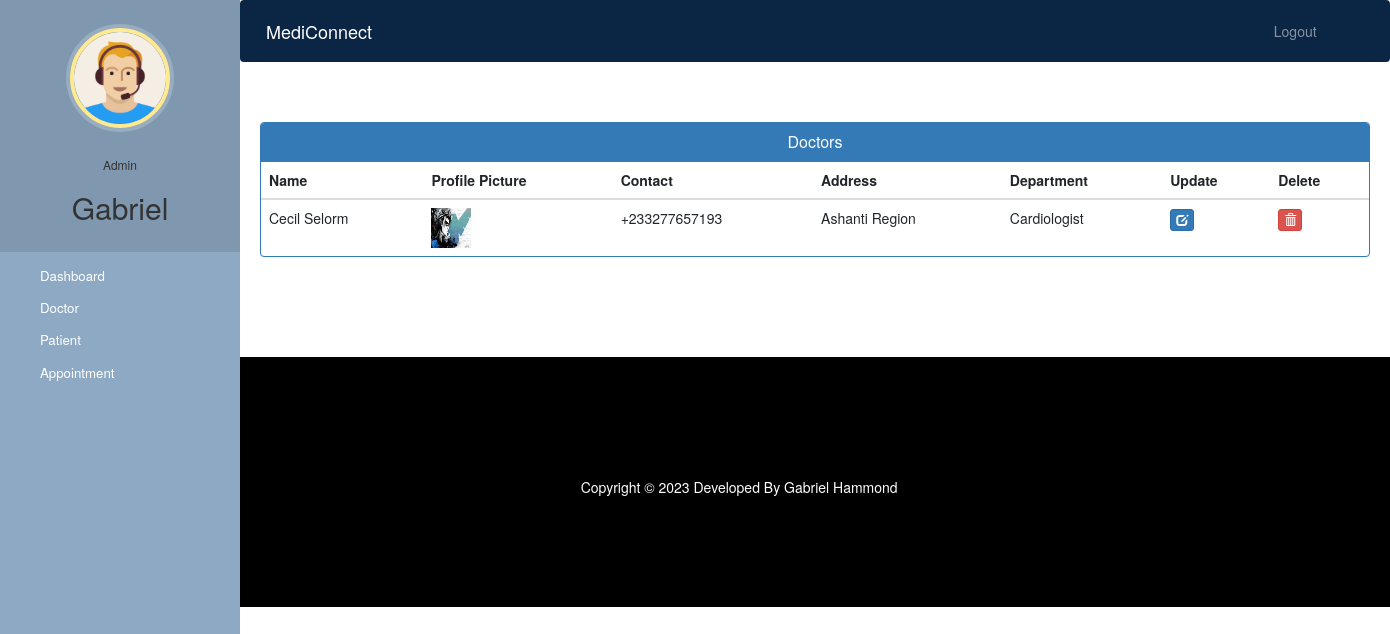
The app's page /admin-view-doctor (signed in) with its own data.
### hospital/models.py (models this page shows, shortened)
class Doctor(models.Model):
    user=models.OneToOneField(User,on_delete=models.CASCADE)
    profile_pic= models.ImageField(upload_to='profile_pic/DoctorProfilePic/',null=True,blank=True)
    address = models.CharField(max_length=40)
    mobile = models.CharField(max_length=20,null=True)
    department= models.CharField(max_length=50,choices=departments,default='Cardiologist')
    status=models.BooleanField(default=False)
    @property
    def get_name(self):
        return self.user.first_name+" "+self.user.last_name

### hospital/views.py (the view)
# urls.py: path('admin-view-doctor', views.admin_view_doctor_view,
@login_required(login_url='adminlogin')
@user_passes_test(is_admin)
def admin_view_doctor_view(request):
    doctors=models.Doctor.objects.all().filter(status=True)
    return render(request,'hospital/admin_view_doctor.html',{'doctors':doctors})

### hospital/views.py (called while the page is built)
def is_admin(user):
    return user.groups.filter(name='ADMIN').exists()

### templates/hospital/admin_view_doctor.html (shortened to what this page needs)
{% extends 'hospital/admin_base.html' %}
{% block content %}
{%load static%}
<head>
  <link href="//netdna.bootstrapcdn.com/bootstrap/3.0.0/css/bootstrap.min.css" rel="stylesheet" id="bootstrap-css">
</head>
<div class="container">
  <div class="panel panel-primary">
    <div class="panel-heading">
      <h6 class="panel-title">Doctors</h6>
    </div>
    <table class="table table-hover" id="dev-table">
      <thead>
        <tr>
          <th>Name</th>
          <th>Profile Picture</th>
          <th>Contact</th>
          <th>Address</th>
          <th>Department</th>
          <th>Update</th>
          <th>Delete</th>
        </tr>
      </thead>
      {% for d in doctors %}
      <tr>
        <td> {{d.get_name}}</td>
        <td> <img src="{% static d.profile_pic.url %}" alt="Profile Pic" height="40px" width="40px" /></td>
        <td>{{d.mobile}}</td>
        <td>{{d.address}}</td>
        <td>{{d.department}}</td>
        <td><a class="btn btn-primary btn-xs" href="{% url 'update-doctor' d.id  %}"><span class="glyphicon glyphicon-edit"></span></a></td>
        <td><a class="btn btn-danger btn-xs" href="{% url 'delete-doctor-from-hospital' d.id  %}"><span class="glyphicon glyphicon-trash"></span></a></td>
      </tr>
      {% endfor %}
    </table>
  </div>
</div>
{% endblock content %}

### templates/hospital/admin_base.html (shortened to what this page needs)
<!DOCTYPE html>
{% load static %}
<html lang="en">
  <head>
    <link
      rel="stylesheet"
      href="https://stackpath.bootstrapcdn.com/bootstrap/4.3.1/css/bootstrap.min.css"
    />
    <link
      rel="stylesheet"
      href="https://maxcdn.bootstrapcdn.com/font-awesome/4.7.0/css/font-awesome.min.css"
    />
    <link rel="stylesheet" href="{% static '/style.css' %}" />
  </head>
  <body>
    <nav class="menu" tabindex="0">
      <header class="avatar">
        <img src="{% static "images/adminpropic.png" %}" />
        <br /><br />
        <h6>Admin</h6>
        <h2>{{request.user.first_name}}</h2>
      </header>
      <ul>
        <li tabindex="0" class="icon-dashboard">
          <a style="color: white; text-decoration: none" href="/admin-dashboard"
            ><span>Dashboard</span></a
          >
        </li>
        <li tabindex="0" class="icon-customers">
          <a style="color: white; text-decoration: none" href="/admin-doctor"
            ><span>Doctor</span></a
          >
        </li>
        <li tabindex="0" class="icon-users">
          <a style="color: white; text-decoration: none" href="/admin-patient"
            ><span>Patient</span></a
          >
        </li>
        <li tabindex="0" class="icon-calendar">
          <a
            style="color: white; text-decoration: none"
            href="/admin-appointment"
            ><span>Appointment</span></a
          >
        </li>
      </ul>
    </nav>
    <main>
      <div class="bs-example">
        <nav
          class="navbar navbar-expand-md navbar-dark fixed-top"
          style="background: #0b2545"
        >
          <a href="/admin-dashboard" class="navbar-brand"
            >MediConnect</a
          >
          <div
            class="collapse navbar-collapse justify-content-between"
            id="navbarCollapse"
          >
            <div class="navbar-nav" style="margin-left: 90%">
              <a href="/logout" class="nav-item nav-link">Logout</a>
            </div>
          </div>
        </nav>
      </div>
      <br /><br />
      {% block content %} {% endblock content %}
      <br /><br /><br /><br />
      <footer>
        <br />
        <div class="container">
          <div class="row">
            <div class="col-md-10 col-sm-10">
              <div style="color: #ffffff" class="wow fadeInUp footer-copyright">
                <p>Copyright &copy; 2023 Developed By Gabriel Hammond</p>
              </div>
            </div>
          </div>
        </div>
      </footer>
    </main>
  </body>
</html>

### static/style.css (style rules this page uses)
body { padding-left: 240px; }
main { position: relative; height: 100vh; }
.menu { background: #5bc995; height: 100vh; width: 240px; position: fixed; top: 0px; left: 0; z-index: 5; outline: none; }
.menu .avatar { background: rgba(0, 0, 0, 0.1); padding: 2em 0.5em; text-align: center; }
.menu .avatar img { width: 100px; border-radius: 50%; overflow: hidden; border: 4px solid #ffea92; box-shadow: 0 0 0 4px rgba(255, 255, 255, 0.2); }
.menu .avatar h2 { font-weight: normal; margin-bottom: 0; }
.menu ul { list-style: none; padding: 0.5em 0; margin: 0; }
.menu ul li { padding: 0.5em 1em 0.5em 3em; font-size: 0.95em; font-weight: regular; background-repeat: no-repeat; background-position: left 15px center; background-size: auto 20px; transition: all 0.15s linear; cursor: pointer; }
.menu ul li.icon-dashboard { background-image: url("http://www.entypo.com/images//gauge.svg"); }
.menu ul li.icon-customers { background-image: url("http://www.entypo.com/images//briefcase.svg"); }
.menu ul li.icon-users { background-image: url("http://www.entypo.com/images//users.svg"); }
.menu ul li.icon-calendar { background-image: url("http://www.entypo.com/images//calendar.svg"); }

### templates/hospital/admin_base.html (style rules this page uses)
a:link { text-decoration: none; }
a { color: white; }
footer { padding: 0px 0px 0px 0px; background-color: black; margin: 0px; }
p { text-align: center; }
body { padding-left: 240px; }
main { position: relative; height: 100vh; }
.menu { background: #8da9c4; height: 100vh; width: 240px; position: fixed; top: 0px; left: 0; z-index: 5; outline: none; }
.menu .avatar { background: rgba(0, 0, 0, 0.1); padding: 2em 0.5em; text-align: center; }
.menu .avatar img { width: 100px; border-radius: 50%; overflow: hidden; border: 4px solid #ffea92; box-shadow: 0 0 0 4px rgba(255, 255, 255, 0.2); }
.menu .avatar h2 { font-weight: normal; margin-bottom: 0; }
.menu ul { list-style: none; padding: 0.5em 0; margin: 0; }
.menu ul li { padding: 0.5em 1em 0.5em 3em; font-size: 0.95em; font-weight: regular; background-repeat: no-repeat; background-position: left 15px center; background-size: auto 20px; transition: all 0.15s linear; cursor: pointer; }
.menu ul li.icon-dashboard { background-image: url("http://www.entypo.com/images//gauge.svg"); }
.menu ul li.icon-customers { background-image: url("http://www.entypo.com/images//briefcase.svg"); }
.menu ul li.icon-users { background-image: url("http://www.entypo.com/images//users.svg"); }
.menu ul li.icon-calendar { background-image: url("http://www.entypo.com/images//calendar.svg"); }

### templates/hospital/admin_view_doctor.html (style rules this page uses)
a:link { text-decoration: none; }
h6 { text-align: center; }
.row { margin: 100px; }

### records on screen
Doctor: get_name "Cecil Selorm", profile_pic (picture), mobile "+233277657193", address "Ashanti Region", department "Cardiologist"

### other values on screen
{{ request.user.first_name }} "Gabriel"
